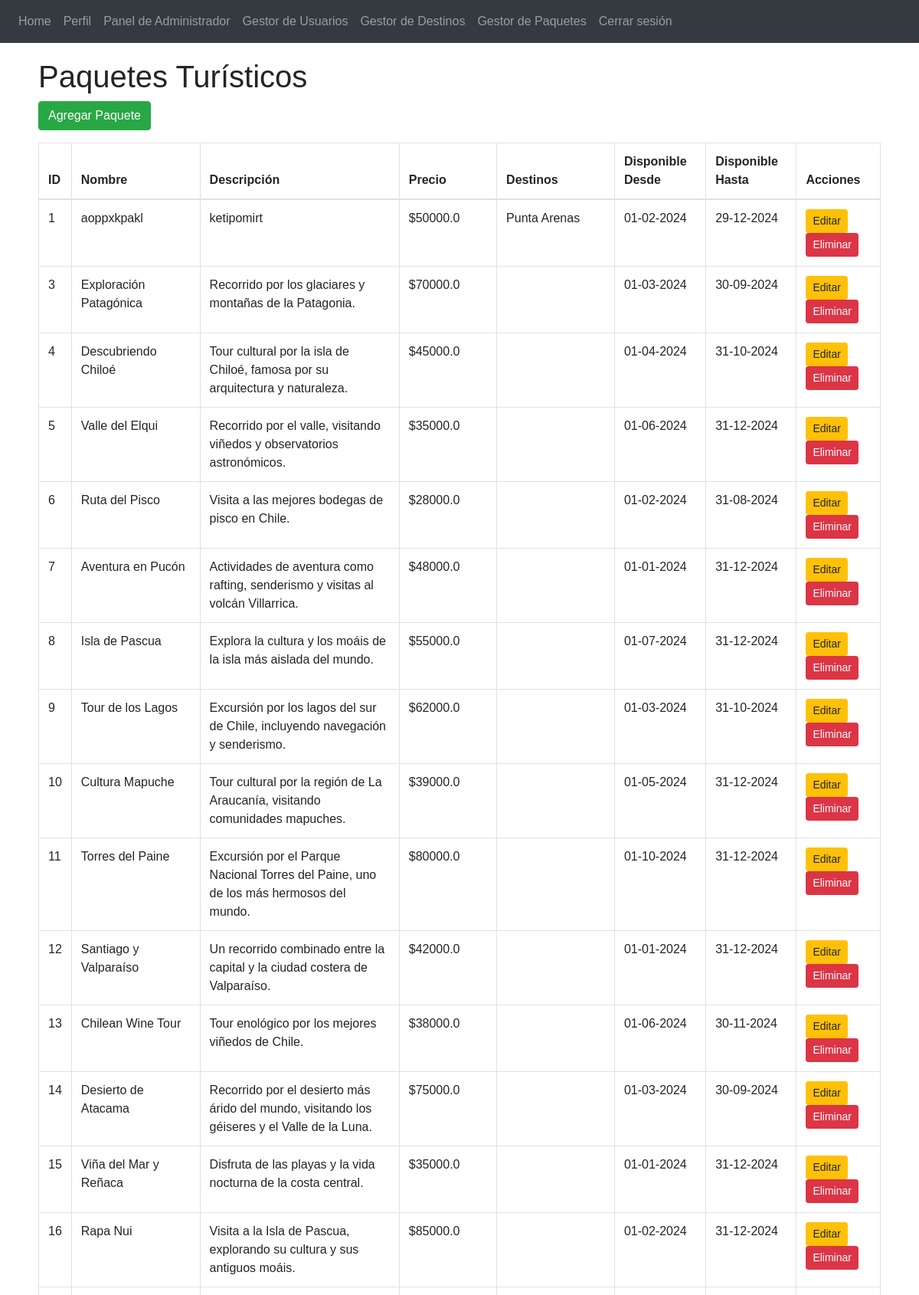
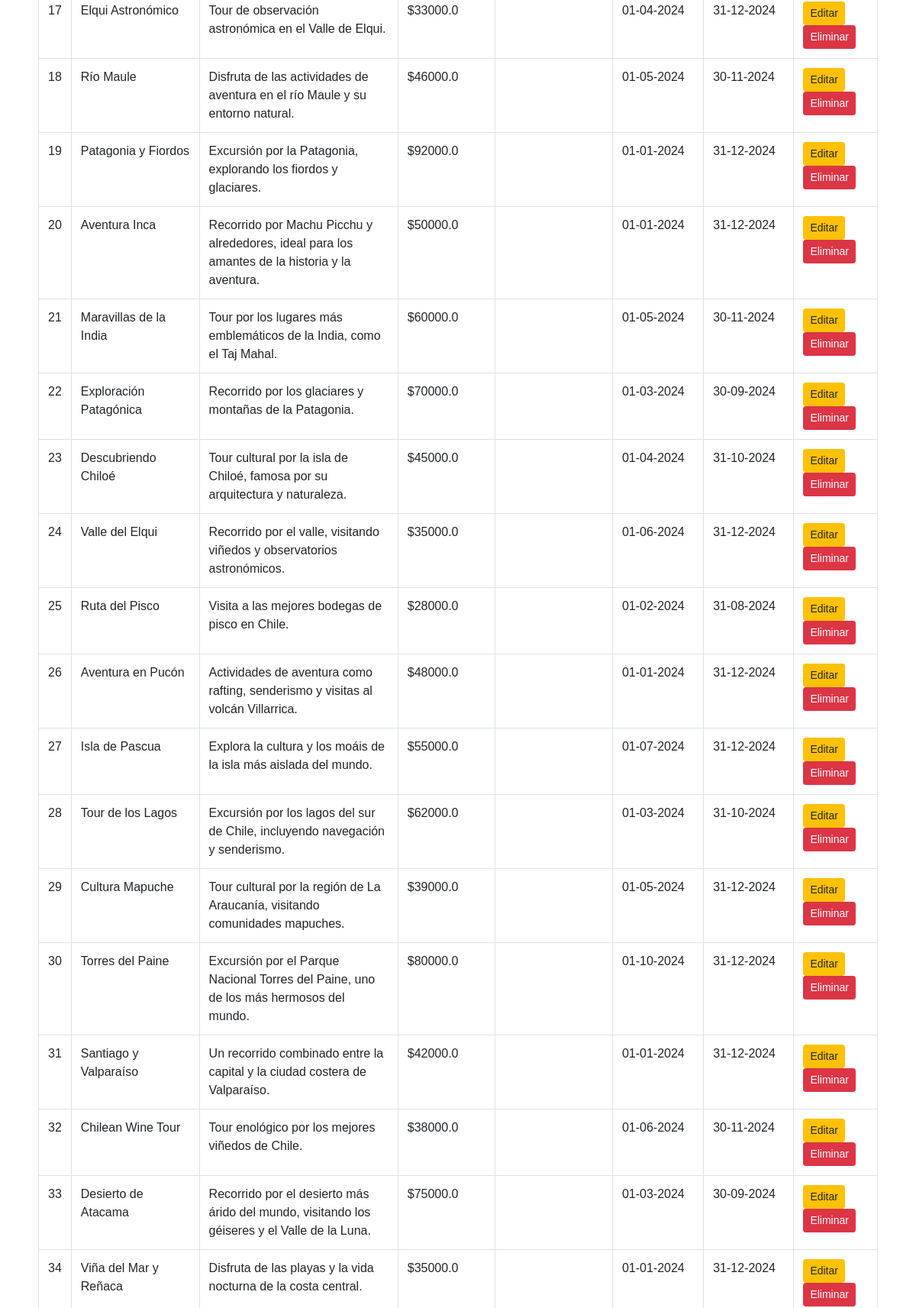
The app's page /admin/packages (signed in, upper part) with its own data (2 pictures, top to bottom).
### app/travel/models.py (models this page shows, shortened)
class Package(db.Model):
    __tablename__ = 'packages'
    id = db.Column(db.Integer, primary_key=True)
    name = db.Column(db.String(100), nullable=False)
    description = db.Column(db.Text, nullable=False)
    price = db.Column(db.Float, nullable=False)
    available_from = db.Column(db.Date, nullable=False)
    available_to = db.Column(db.Date, nullable=False)
    reservations = db.relationship('Reservation', backref='package_related', lazy=True)
    destinations = db.relationship('Destination', secondary=package_destinations, backref=db.backref('packages', lazy='dynamic'))

class Destination(db.Model):
    __tablename__ = 'destinations'
    id = db.Column(db.Integer, primary_key=True)
    name = db.Column(db.String(100), nullable=False)
    description = db.Column(db.Text, nullable=False)
    activities = db.Column(db.String(255), nullable=False)
    cost = db.Column(db.Float, nullable=False)
    reservations = db.relationship('Reservation', backref='destination_related', lazy=True)

### app/admin/routes.py (the view)
@admin.route('/packages')
@login_required
def manage_packages():
    if current_user.role != 'admin':
        flash('No tienes permiso para acceder a esta página.', 'danger')
        return redirect(url_for('auth.login'))
    packages = Package.query.all()
    if not packages:
        flash('No se encontraron paquetes turísticos.', 'warning')
    return render_template('admin/packages.html', packages=packages)

### app/auth/models.py (called while the page is built)
    def is_admin(self):
        return self.role == 'admin'

### app/templates/admin/packages.html
{% extends "base.html" %}
{% block content %}
<h1>Paquetes Turísticos</h1>
<a href="{{ url_for('admin.add_package') }}" class="btn btn-success mb-3">Agregar Paquete</a>
<table class="table table-bordered">
    <thead>
        <tr>
            <th>ID</th>
            <th>Nombre</th>
            <th>Descripción</th>
            <th>Precio</th>
            <th>Destinos</th>
            <th>Disponible Desde</th>
            <th>Disponible Hasta</th>
            <th>Acciones</th>
        </tr>
    </thead>
    <tbody>
        {% for package in packages %}
        <tr>
            <td>{{ package.id }}</td>
            <td>{{ package.name }}</td>
            <td>{{ package.description }}</td>
            <td>${{ package.price }}</td>
            <td>
                {% for destination in package.destinations %}
                    {{ destination.name }}{% if not loop.last %}, {% endif %}
                {% endfor %}
            </td>
            <td>{{ package.available_from.strftime('%d-%m-%Y') }}</td>
            <td>{{ package.available_to.strftime('%d-%m-%Y') }}</td>
            <td>
                <a href="{{ url_for('admin.edit_package', id=package.id) }}" class="btn btn-warning btn-sm">Editar</a>
                <form method="POST" action="{{ url_for('admin.delete_package', id=package.id) }}" style="display:inline;">
                    <button type="submit" class="btn btn-danger btn-sm" onclick="return confirm('¿Estás seguro de eliminar este paquete?');">Eliminar</button>
                </form>
            </td>
        </tr>
        {% endfor %}
    </tbody>
</table>
{% endblock %}

### records on screen
Package: id "1", name "aoppxkpakl", description "ketipomirt", price "50000.0", available_from "01-02-2024", available_to "29-12-2024"
Destination: name "Punta Arenas"
Package: id "3", name "Exploración Patagónica", description "Recorrido por los glaciares y montañas de la Patagonia.", price "70000.0", available_from "01-03-2024", available_to "30-09-2024"
Package: id "4", name "Descubriendo Chiloé", description "Tour cultural por la isla de Chiloé, famosa por su arquitectura y naturaleza.", price "45000.0", available_from "01-04-2024", available_to "31-10-2024"
Package: id "5", name "Valle del Elqui", description "Recorrido por el valle, visitando viñedos y observatorios astronómicos.", price "35000.0", available_from "01-06-2024", available_to "31-12-2024"
Package: id "6", name "Ruta del Pisco", description "Visita a las mejores bodegas de pisco en Chile.", price "28000.0", available_from "01-02-2024", available_to "31-08-2024"
Package: id "7", name "Aventura en Pucón", description "Actividades de aventura como rafting, senderismo y visitas al volcán Villarrica.", price "48000.0", available_from "01-01-2024", available_to "31-12-2024"
Package: id "8", name "Isla de Pascua", description "Explora la cultura y los moáis de la isla más aislada del mundo.", price "55000.0", available_from "01-07-2024", available_to "31-12-2024"
Package: id "9", name "Tour de los Lagos", description "Excursión por los lagos del sur de Chile, incluyendo navegación y senderismo.", price "62000.0", available_from "01-03-2024", available_to "31-10-2024"
Package: id "10", name "Cultura Mapuche", description "Tour cultural por la región de La Araucanía, visitando comunidades mapuches.", price "39000.0", available_from "01-05-2024", available_to "31-12-2024"
Package: id "11", name "Torres del Paine", description "Excursión por el Parque Nacional Torres del Paine, uno de los más hermosos del mundo.", price "80000.0", available_from "01-10-2024", available_to "31-12-2024"
Package: id "12", name "Santiago y Valparaíso", description "Un recorrido combinado entre la capital y la ciudad costera de Valparaíso.", price "42000.0", available_from "01-01-2024", available_to "31-12-2024"
Package: id "13", name "Chilean Wine Tour", description "Tour enológico por los mejores viñedos de Chile.", price "38000.0", available_from "01-06-2024", available_to "30-11-2024"
Package: id "14", name "Desierto de Atacama", description "Recorrido por el desierto más árido del mundo, visitando los géiseres y el Valle de la Luna.", price "75000.0", available_from "01-03-2024", available_to "30-09-2024"
Package: id "15", name "Viña del Mar y Reñaca", description "Disfruta de las playas y la vida nocturna de la costa central.", price "35000.0", available_from "01-01-2024", available_to "31-12-2024"
Package: id "16", name "Rapa Nui", description "Visita a la Isla de Pascua, explorando su cultura y sus antiguos moáis.", price "85000.0", available_from "01-02-2024", available_to "31-12-2024"
Package: id "17", name "Elqui Astronómico", description "Tour de observación astronómica en el Valle de Elqui.", price "33000.0", available_from "01-04-2024", available_to "31-12-2024"
Package: id "18", name "Río Maule", description "Disfruta de las actividades de aventura en el río Maule y su entorno natural.", price "46000.0", available_from "01-05-2024", available_to "30-11-2024"
Package: id "19", name "Patagonia y Fiordos", description "Excursión por la Patagonia, explorando los fiordos y glaciares.", price "92000.0", available_from "01-01-2024", available_to "31-12-2024"
Package: id "20", name "Aventura Inca", description "Recorrido por Machu Picchu y alrededores, ideal para los amantes de la historia y la aventura.", price "50000.0", available_from "01-01-2024", available_to "31-12-2024"
Package: id "21", name "Maravillas de la India", description "Tour por los lugares más emblemáticos de la India, como el Taj Mahal.", price "60000.0", available_from "01-05-2024", available_to "30-11-2024"
Package: id "22", name "Exploración Patagónica", description "Recorrido por los glaciares y montañas de la Patagonia.", price "70000.0", available_from "01-03-2024", available_to "30-09-2024"
Package: id "23", name "Descubriendo Chiloé", description "Tour cultural por la isla de Chiloé, famosa por su arquitectura y naturaleza.", price "45000.0", available_from "01-04-2024", available_to "31-10-2024"
Package: id "24", name "Valle del Elqui", description "Recorrido por el valle, visitando viñedos y observatorios astronómicos.", price "35000.0", available_from "01-06-2024", available_to "31-12-2024"
Package: id "25", name "Ruta del Pisco", description "Visita a las mejores bodegas de pisco en Chile.", price "28000.0", available_from "01-02-2024", available_to "31-08-2024"
Package: id "26", name "Aventura en Pucón", description "Actividades de aventura como rafting, senderismo y visitas al volcán Villarrica.", price "48000.0", available_from "01-01-2024", available_to "31-12-2024"
Package: id "27", name "Isla de Pascua", description "Explora la cultura y los moáis de la isla más aislada del mundo.", price "55000.0", available_from "01-07-2024", available_to "31-12-2024"
Package: id "28", name "Tour de los Lagos", description "Excursión por los lagos del sur de Chile, incluyendo navegación y senderismo.", price "62000.0", available_from "01-03-2024", available_to "31-10-2024"
Package: id "29", name "Cultura Mapuche", description "Tour cultural por la región de La Araucanía, visitando comunidades mapuches.", price "39000.0", available_from "01-05-2024", available_to "31-12-2024"
Package: id "30", name "Torres del Paine", description "Excursión por el Parque Nacional Torres del Paine, uno de los más hermosos del mundo.", price "80000.0", available_from "01-10-2024", available_to "31-12-2024"
Package: id "31", name "Santiago y Valparaíso", description "Un recorrido combinado entre la capital y la ciudad costera de Valparaíso.", price "42000.0", available_from "01-01-2024", available_to "31-12-2024"
Package: id "32", name "Chilean Wine Tour", description "Tour enológico por los mejores viñedos de Chile.", price "38000.0", available_from "01-06-2024", available_to "30-11-2024"
Package: id "33", name "Desierto de Atacama", description "Recorrido por el desierto más árido del mundo, visitando los géiseres y el Valle de la Luna.", price "75000.0", available_from "01-03-2024", available_to "30-09-2024"
Package: id "34", name "Viña del Mar y Reñaca", description "Disfruta de las playas y la vida nocturna de la costa central.", price "35000.0", available_from "01-01-2024", available_to "31-12-2024"
